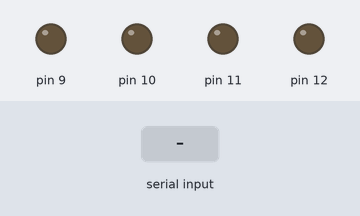
This sketch was run on a simulated Arduino Uno, built with avr-gcc and run on an emulated ATmega328P. Shown: output pins drawn as LEDs (lit = HIGH). Inputs (shaded band) come from the test bench. What the sketch prints to the serial monitor is not drawn.

Above: at 1.2 s.
1.3 s: "1" received over Serial
At 2.3 s:
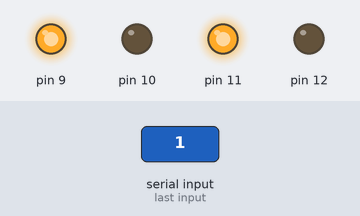
2.8 s: "2" received over Serial
At 3.5 s:
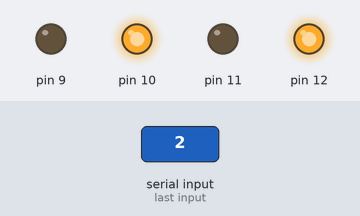
4.3 s: "3" received over Serial
At 4.6 s:
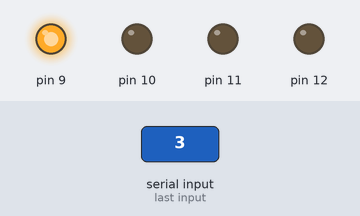
5.8 s: "4" received over Serial
At 7.0 s:
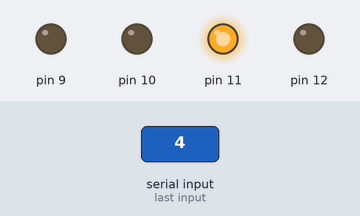
7.3 s: "5" received over Serial
At 8.1 s:
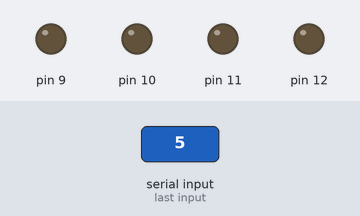
Timing chart, 0 to 9.8 s (numbered marks = the images above; inputs shaded):
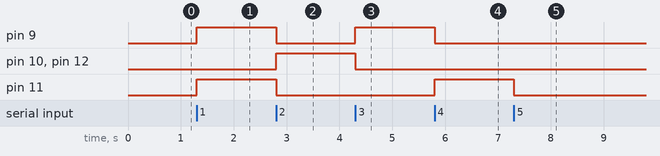

The sketch:

CC4A_1_car.ino
```cpp
void setup()
{
  Serial.begin(9600);
  pinMode(9, OUTPUT);
  pinMode(10, OUTPUT);
  pinMode(11, OUTPUT);
  pinMode(12, OUTPUT);
}
void loop()
{
  while(Serial.available())
   {
     char c=Serial.read();
      if(c=='1') //  up
        {
          digitalWrite(9, HIGH);
          digitalWrite(10, LOW);
          digitalWrite(11, HIGH);
          digitalWrite(12, LOW);
        }
        if(c=='2')//down
        {
          digitalWrite(10, HIGH);
          digitalWrite(9, LOW);
          digitalWrite(12, HIGH);
          digitalWrite(11, LOW);
        }
        if(c=='3')//left
        {
          digitalWrite(9, HIGH);
          digitalWrite(10, LOW);
          digitalWrite(11, LOW);
          digitalWrite(12, LOW);
        }
        if(c=='4')//right
        {
          digitalWrite(11, HIGH);
          digitalWrite(12, LOW);
          digitalWrite(9, LOW);
          digitalWrite(10, LOW);
        }
         if(c=='5')//stop
        {
          digitalWrite(9, LOW);
          digitalWrite(10, LOW);
          digitalWrite(11, LOW);
          digitalWrite(12, LOW);
        }
        Serial.write(c);
   }
}
```

Measured:
- after the input at 1.3 s, pin 9, pin 11: LOW → HIGH at once
- after the input at 2.8 s, pin 9, pin 11: HIGH → LOW at once; pin 10, pin 12: LOW → HIGH at once
- after the input at 4.3 s, pin 9: LOW → HIGH at once; pin 10, pin 12: HIGH → LOW at once
- after the input at 5.8 s, pin 9: HIGH → LOW at once; pin 11: LOW → HIGH at once
- after the input at 7.3 s, pin 11: HIGH → LOW at once
